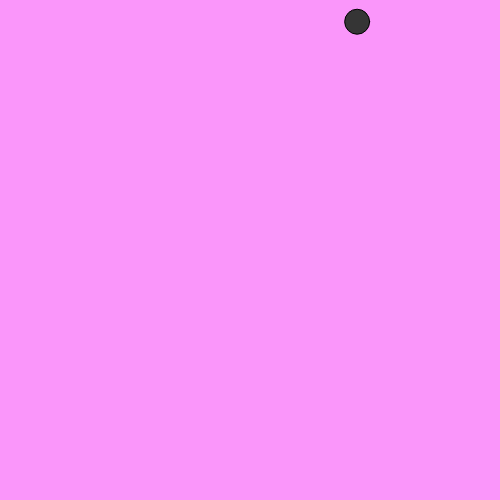
Frame 1 (no input)
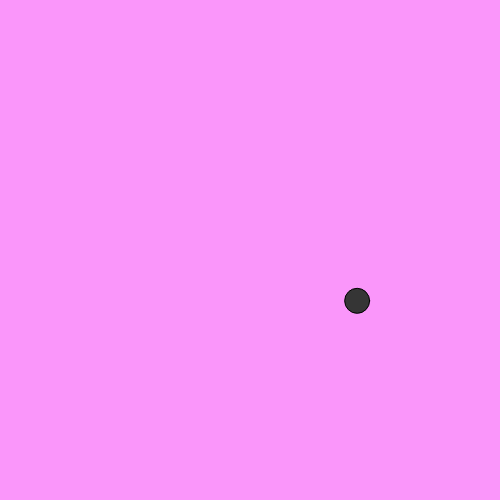
Frame 60 (no input)
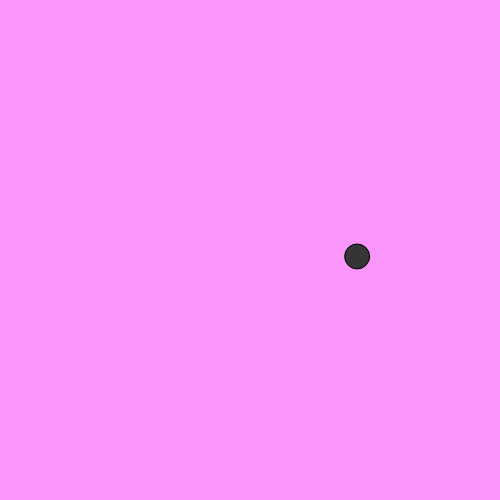
Frame 120 (the mouse pressed at the canvas centre since frame 60)

The p5.js sketch that drew these frames (run headless with seeded random() and noise() and a simulated clock; from frame 60 on, the mouse is pressed at the canvas centre):

// p5.js sketch
// ── sketch.js
/*

Dette er siste oppgave! I denne skal du fullføre det som er den siste, og
vanskeligste, obligatoriske oppgaven i introduksjonskurset i programmering på
UiT. Oppgaven er å lage baller som spretter og forsvinner noen sekunder etter de
har stoppet. I koden har vi laget én ball som spretter mot bakken, men vi
trenger fler! Oppgaven er
som følger: 

- Endre startfarten til ballen slik at den ikke bare har fart i y-retning
  (nedover), men også x-retning (høyre/venstre) 
- Legg til støtte for at ballen kan sprette av veggene.
- Legg til funksjonalitet som fjerner ballen når den har stoppet å sprette.
- Lag 10 baller!. Her kan dere bruke arrays for å lagre ballene. 
- EKSTRA: Få ballene til å sprette tilbake når de kolliderer med
 hverandre. Denne er litt vanskelig, men med god kontroll på litt fysikk bør det
 gå greit! 


Det er mange gode ressurser på p5js.org/reference/ om dere sitter litt fast med 
p5-koden. 
*/


var height;
var width;
var ball;

// Her er ballen vår, den har en posisjon diameter og fart. Her bruker
// vi vektorer for posisjon og fart. 
function Ball() {
  this.position = createVector(random(width), 20)
  this.color = color(random(0, 255))
  this.diameter = random(10, 30)
  this.speed = createVector(0, random(0, 5))

}

// Metode for å tegne en ball
Ball.prototype.display = function() {
  fill(this.color)
  ellipse(this.position.x, this.position.y, this.diameter, this.diameter)
}

// Metode for å flytte en ball. Denne sjekker også for kollisjon med tak/bunn
// Bruker litt vektor aritmetikk for å flytte ballen
Ball.prototype.move = function() {

  gravity = createVector(0, 0.1)

  this.position.add(this.speed)
  this.speed.add(gravity)

  if (this.position.y >= height - this.diameter / 2) {

    // trekker bort litt fart siden den treffer noe 
    this.speed.sub(createVector(0, 2))

    // snur farta i y-retning 
    this.speed.y = this.speed.y * -1

    // setter posisjonen til ballen helt nederst på skjermen, se hva som
    // skjer hvis du kommenterer ut linja under! 
    this.position = createVector(this.position.x, height - this.diameter / 2)
  }

  return
}

// Funksjon som lager en ny ball og venter 500 - 5000 ms før den lager en ny en
function newBalls() {
  balls.push(new Ball());
  window.setTimeout(newBalls, random(500, 5000));
}

function setup() {

  height = 500;
  width = 500;

  createCanvas(height, width)

  ball = new Ball()
}

function draw() {
  background(250, 150, 250)

  ball.move()
  ball.display()
}
// ── solution.js
var height;
var width;

// her er arrayet med alle ballene våre. 
var balls;

var id;


// Her er ballene våre, de har en posisjon diameter og fart. Her bruker
// vi vektorer for posisjon og fart. 
function Ball() {
  this.position = createVector(random(width), 50)
  this.color = color(random(0, 255))
  this.diameter = random(30, 70)
    // her har vi satt litt forskjellig fart i x- og y-retning 
  this.speed = createVector(random(-1, 5), random(-3, 5))

  // id variablen brukes til å holde styr på ballene. Her gir vi hver
  // ball en unik id. Når en ball stopper kaller vi en funksjon som fjerner
  // ballen med denne id-en. 
  this.id = id;
  id++;

}

// Metode for å tegne en ball
Ball.prototype.display = function() {
  fill(this.color)
  ellipse(this.position.x, this.position.y, this.diameter, this.diameter)
}

// Metode for å flytte en ball. Denne sjekker også for kollisjon med tak/bunn
// Bruker litt vektor aritmetikk for å flytte ballen
Ball.prototype.move = function() {

  // før vi gjør noe som helst av kollisjons-sjekking lagrer vi posisjonen
  // slik at vi kan sjekket om ballen har flyttet på seg eller ikke 
  oldpos = this.position.copy()

  gravity = createVector(0, -0.3)

  this.position.add(this.speed)
  this.speed.sub(gravity)

  // variabler for å holde styr på 
  bottom = height - this.diameter / 2;
  topp = 0 - this.diameter / 2;
  left = 0 + this.diameter / 2;
  right = height - this.diameter / 2;

  // kollisjon med bunnen av skjermen
  if (this.position.y >= bottom) {
    this.speed.sub(createVector(0, 3))
    this.speed.y = this.speed.y * -1
    this.position = createVector(this.position.x, bottom)

  }

  // kollisjon med toppen av skjermen
  if (this.position.y <= topp) {
    this.speed.sub(createVector(0, -3))
    this.speed.y = this.speed.y * -1
    this.position = createVector(this.position.x, topp)
  }

  // kollisjon med høyre side av skjermen
  if (this.position.x >= right) {
    this.speed.sub(createVector(1, 0))
    this.speed.x = this.speed.x * -1
    this.position = createVector(right, this.position.y)
  }

  // kollisjon med venstre side av skjermen 
  if (this.position.x <= left) {
    this.speed.sub(createVector(-1, 0))
    this.speed.x = this.speed.x * -1
    this.position = createVector(left, this.position.y)
  }

  // når ballen ikke har flyttet seg startes en timer på 5 sekunder
  // som 
  if (this.position.y == oldpos.y) {
    window.setTimeout(function() {
      removeBall(this.id)
    }.bind(this), 5000);
  }

}

// Funksjon for å fjerne ballen med en gitt id. 
function removeBall(id) {
  for (var i = 0; i < balls.length; i++) {
    ball = balls[i]
    if (id == ball.id) {
      // Splice brukes til å ta ut et element av arrayet. Fjerner
      // 1 element fra index i. 
      balls.splice(i, 1)
    }
  }
}

// Funksjon som lager en ny ball og venter 100 - 3000 ms før den lager en ny en
function newBalls() {
  balls.push(new Ball());
  window.setTimeout(newBalls, random(100, 3000));
}

function setup() {

  id = 0;

  height = 500;
  width = 500;

  createCanvas(height, width)

  // Setter opp et tomt array for å lagre ballene 
  balls = [];

  // lag noen baller vi kan starte med! 
  numBalls = 10;
  for (var i = 0; i < numBalls; i++) {
    // lag en ny ball og legg den inn i arrayet som holder styr på ballene
    balls.push(new Ball())
  }

  newBalls()


}

function draw() {
  background(250, 150, 250)

  for (var i = 0; i < balls.length; i++) {
    ball = balls[i]
    ball.move()
    ball.display()
  }
}
